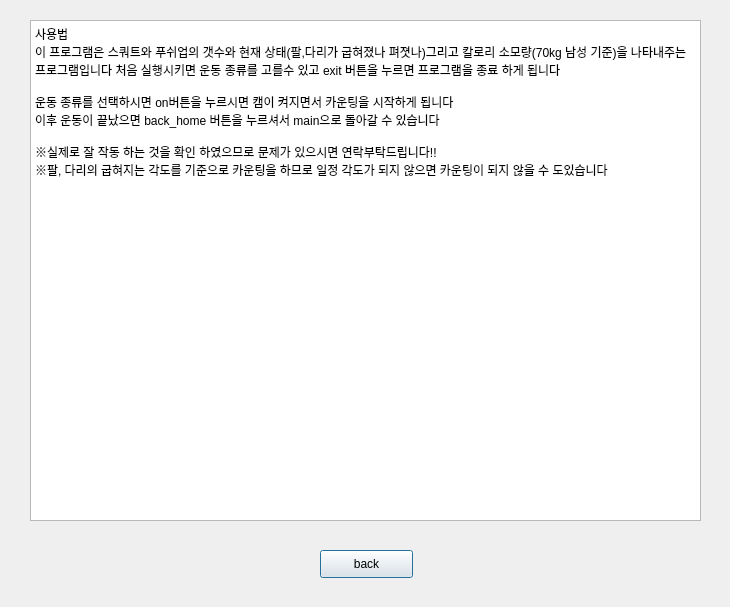
<?xml version="1.0" encoding="UTF-8"?>
<ui version="4.0">
 <class>Dialog</class>
 <widget class="QDialog" name="Dialog">
  <property name="geometry">
   <rect>
    <x>0</x>
    <y>0</y>
    <width>730</width>
    <height>607</height>
   </rect>
  </property>
  <property name="windowTitle">
   <string>Dialog</string>
  </property>
  <widget class="QPushButton" name="backpage">
   <property name="geometry">
    <rect>
     <x>320</x>
     <y>550</y>
     <width>93</width>
     <height>28</height>
    </rect>
   </property>
   <property name="text">
    <string>back</string>
   </property>
  </widget>
  <widget class="QTextEdit" name="textEdit">
   <property name="geometry">
    <rect>
     <x>30</x>
     <y>20</y>
     <width>671</width>
     <height>501</height>
    </rect>
   </property>
   <property name="html">
    <string>&lt;!DOCTYPE HTML PUBLIC &quot;-//W3C//DTD HTML 4.0//EN&quot; &quot;http://www.w3.org/TR/REC-html40/strict.dtd&quot;&gt;
&lt;html&gt;&lt;head&gt;&lt;meta name=&quot;qrichtext&quot; content=&quot;1&quot; /&gt;&lt;style type=&quot;text/css&quot;&gt;
p, li { white-space: pre-wrap; }
&lt;/style&gt;&lt;/head&gt;&lt;body style=&quot; font-family:'Gulim'; font-size:9pt; font-weight:400; font-style:normal;&quot;&gt;
&lt;p style=&quot; margin-top:0px; margin-bottom:0px; margin-left:0px; margin-right:0px; -qt-block-indent:0; text-indent:0px;&quot;&gt;사용법&lt;/p&gt;
&lt;p style=&quot; margin-top:0px; margin-bottom:0px; margin-left:0px; margin-right:0px; -qt-block-indent:0; text-indent:0px;&quot;&gt;이 프로그램은 스쿼트와 푸쉬업의 갯수와 현재 상태(팔,다리가 굽혀졌나 펴졋나)그리고 칼로리 소모량(70kg 남성 기준)을 나타내주는 프로그램입니다 처음 실행시키면 운동 종류를 고를수 있고 exit 버튼을 누르면 프로그램을 종료 하게 됩니다&lt;/p&gt;
&lt;p style=&quot;-qt-paragraph-type:empty; margin-top:0px; margin-bottom:0px; margin-left:0px; margin-right:0px; -qt-block-indent:0; text-indent:0px;&quot;&gt;&lt;br /&gt;&lt;/p&gt;
&lt;p style=&quot; margin-top:0px; margin-bottom:0px; margin-left:0px; margin-right:0px; -qt-block-indent:0; text-indent:0px;&quot;&gt;운동 종류를 선택하시면 on버튼을 누르시면 캠이 켜지면서 카운팅을 시작하게 됩니다&lt;/p&gt;
&lt;p style=&quot; margin-top:0px; margin-bottom:0px; margin-left:0px; margin-right:0px; -qt-block-indent:0; text-indent:0px;&quot;&gt;이후 운동이 끝났으면 back_home 버튼을 누르셔서 main으로 돌아갈 수 있습니다&lt;/p&gt;
&lt;p style=&quot;-qt-paragraph-type:empty; margin-top:0px; margin-bottom:0px; margin-left:0px; margin-right:0px; -qt-block-indent:0; text-indent:0px;&quot;&gt;&lt;br /&gt;&lt;/p&gt;
&lt;p style=&quot; margin-top:0px; margin-bottom:0px; margin-left:0px; margin-right:0px; -qt-block-indent:0; text-indent:0px;&quot;&gt;※실제로 잘 작동 하는 것을 확인 하였으므로 문제가 있으시면 연락부탁드립니다!!&lt;/p&gt;
&lt;p style=&quot; margin-top:0px; margin-bottom:0px; margin-left:0px; margin-right:0px; -qt-block-indent:0; text-indent:0px;&quot;&gt;※팔, 다리의 굽혀지는 각도를 기준으로 카운팅을 하므로 일정 각도가 되지 않으면 카운팅이 되지 않을 수 도있습니다&lt;/p&gt;
&lt;p style=&quot;-qt-paragraph-type:empty; margin-top:0px; margin-bottom:0px; margin-left:0px; margin-right:0px; -qt-block-indent:0; text-indent:0px;&quot;&gt;&lt;br /&gt;&lt;/p&gt;&lt;/body&gt;&lt;/html&gt;</string>
   </property>
  </widget>
 </widget>
 <resources/>
 <connections/>
</ui>
